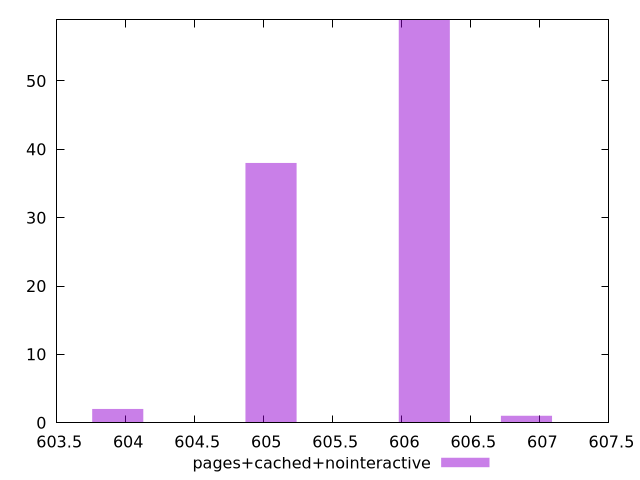

Here is the gnuplot script that generated this plot:
$_pagesCachedNointeractive <<EOF
606.1631036033033 59
605.052914768865 38
606.9032294929289 1
603.9427259344267 2
EOF
set key outside below
set terminal pngcairo
set output "report_00006_2020-11-02T20-21-41.718Z/uses-rel-preload/pages+cached+nointeractive//raw_hist.png"
set yrange [0:59]
set boxwidth 0.3700629448127615
set style fill transparent solid 0.5 noborder
plot $_pagesCachedNointeractive title "pages+cached+nointeractive" with boxes ,
